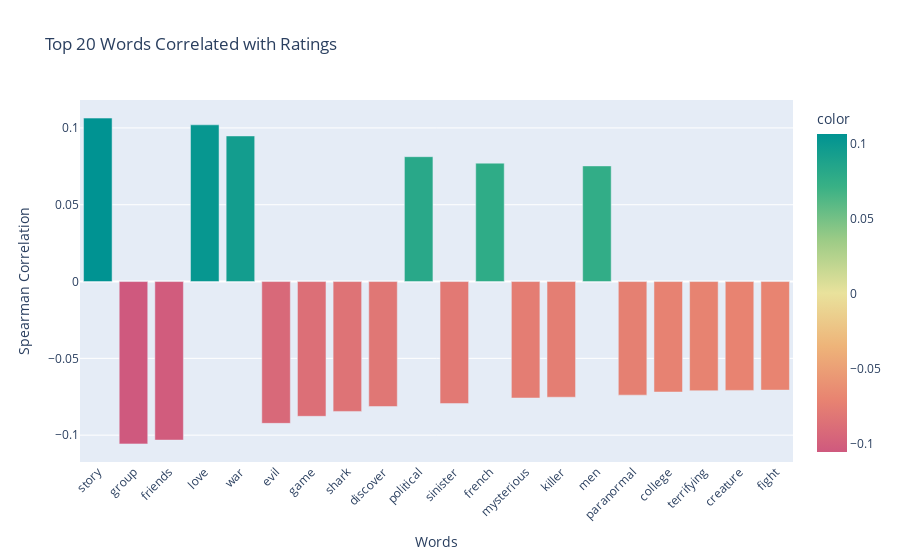

Source (notebook cell):
### Markdown cell above
Summary vs Ratings

### Code cell
sentiment_utils.word_rating_correlation(df, text_column='processed_summary', rating_column='letterboxd_rating', top_n=20)

### Figure 1 — Plotly figure (JSON) as saved in the notebook; plotly's stock layout.template omitted (floating-point values rounded to 4 significant figures)
{"data": [{"alignmentgroup": "True", "hovertemplate": "Words=%{x}<br>Spearman Correlation=%{y}<br>color=%{marker.color}<extra></extra>", "legendgroup": "", "marker": {"color": [0.1064, -0.1057, -0.1032, 0.102, 0.09477, -0.09232, -0.08773, -0.08456, -0.08136, 0.08126, -0.07943, 0.07706, -0.07583, -0.07531, 0.07526, -0.07394, -0.07193, -0.0711, -0.07086, -0.07067], "coloraxis": "coloraxis", "pattern": {"shape": ""}}, "name": "", "offsetgroup": "", "orientation": "v", "showlegend": false, "textposition": "auto", "type": "bar", "x": ["story", "group", "friends", "love", "war", "evil", "game", "shark", "discover", "political", "sinister", "french", "mysterious", "killer", "men", "paranormal", "college", "terrifying", "creature", "fight"], "xaxis": "x", "y": [0.1064, -0.1057, -0.1032, 0.102, 0.09477, -0.09232, -0.08773, -0.08456, -0.08136, 0.08126, -0.07943, 0.07706, -0.07583, -0.07531, 0.07526, -0.07394, -0.07193, -0.0711, -0.07086, -0.07067], "yaxis": "y"}], "layout": {"barmode": "relative", "coloraxis": {"colorbar": {"title": {"text": "color"}}, "colorscale": [[0, "rgb(207, 89, 126)"], [0.1667, "rgb(232, 132, 113)"], [0.3333, "rgb(238, 180, 121)"], [0.5, "rgb(233, 226, 156)"], [0.6667, "rgb(156, 203, 134)"], [0.8333, "rgb(57, 177, 133)"], [1, "rgb(0, 147, 146)"]]}, "legend": {"tracegroupgap": 0}, "title": {"text": "Top 20 Words Correlated with Ratings"}, "xaxis": {"anchor": "y", "domain": [0, 1], "tickangle": -45, "title": {"text": "Words"}}, "yaxis": {"anchor": "x", "domain": [0, 1], "title": {"text": "Spearman Correlation"}}}}
